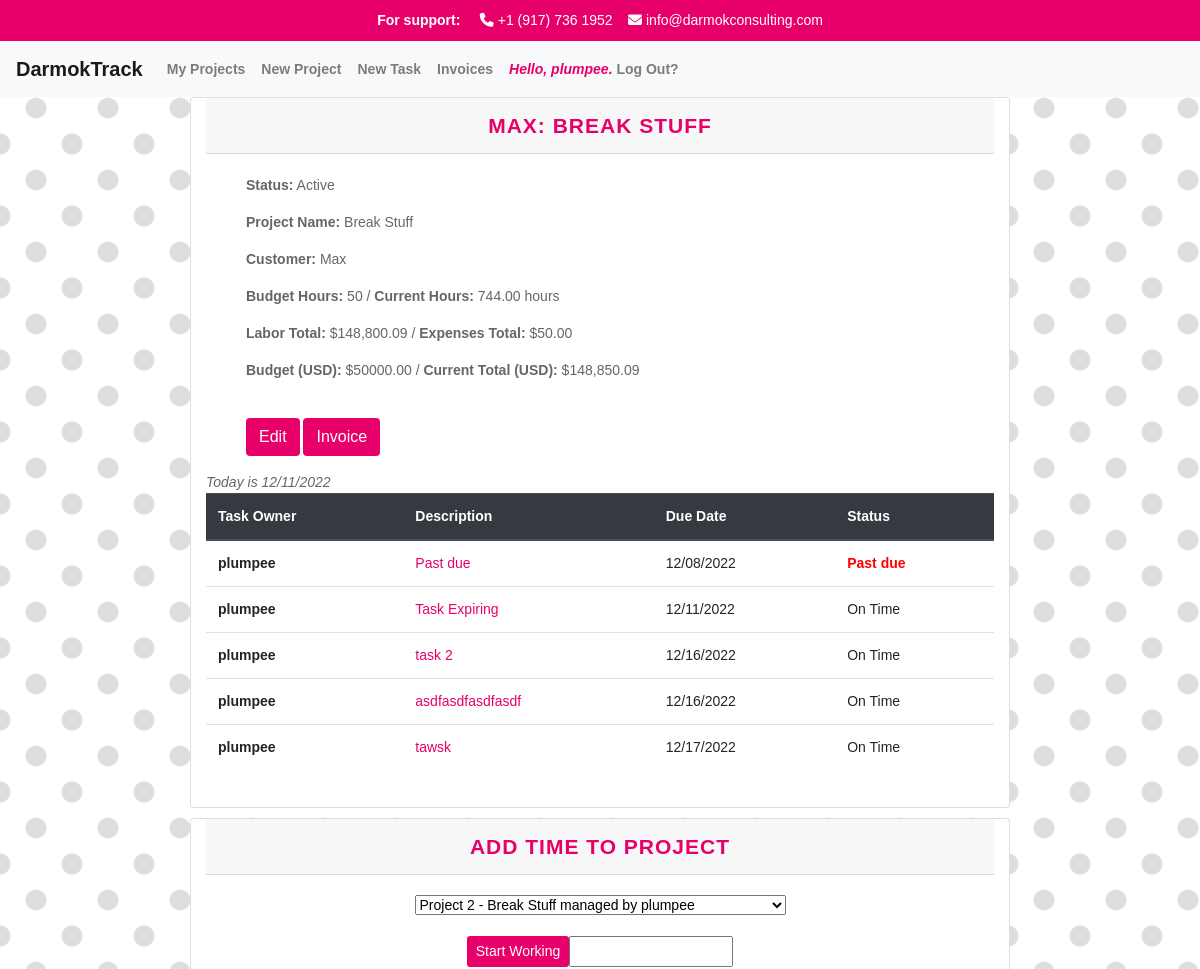
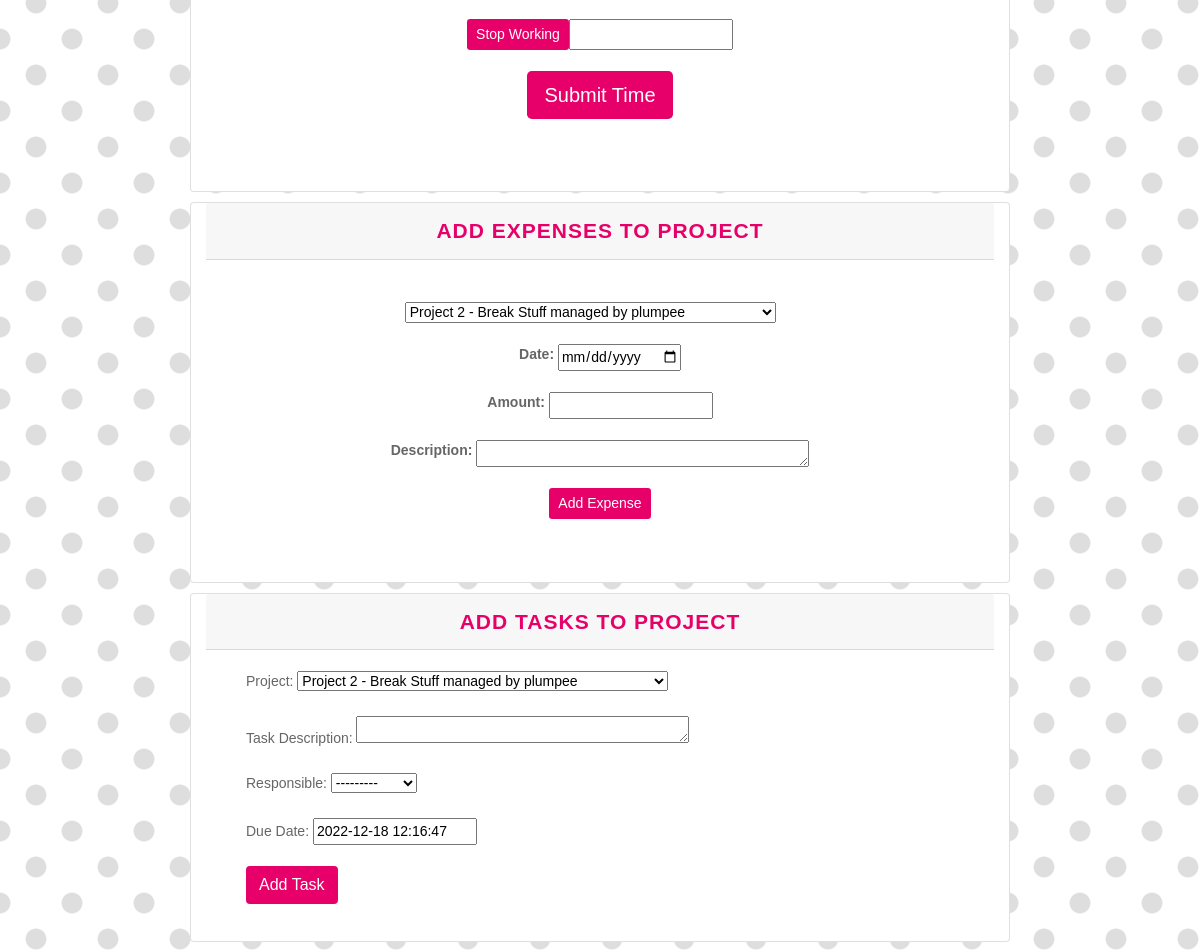
/project/2 (signed in), run on the app's committed database (2 pictures, top to bottom).
### apps/track/models.py (models this page shows, shortened)
class User(AbstractUser):
    def __str__(self):
        return self.username

class Project(models.Model):
    PENDING = 'pending'
    PAID = 'paid'
    CREDIT_MEMO = 'credit_memo'
    CHOICES_STATUS = {
        (PENDING, 'pending'),
        (PAID, 'paid'),
        (CREDIT_MEMO, 'credit_memo'),
    }
    project_manager = models.ForeignKey(User, related_name='project_manager', on_delete=models.CASCADE)
    name = models.CharField("Project Name", max_length=250)
    start = models.DateTimeField(auto_now_add=True)
    customer = models.CharField(max_length=250)
    budget_hours = models.IntegerField(default=0)
    budget_dollars = models.DecimalField(max_digits=10, decimal_places=2, default=0.00)
    is_active = models.BooleanField("Active", default=True)
    projects = models.ForeignKey(User, blank=True, related_name="project_list", on_delete=models.CASCADE)
    time_models = models.ManyToManyField(TimeModel, related_name='projects')
    invoice_status = models.CharField(max_length=25, choices=CHOICES_STATUS, default=PENDING)
    class Meta:
        ordering = ['-start']
    def __str__(self):
        return f"Project {self.id} - {self.name} managed by {self.project_manager.username}"
    def get_elapsed_time(self):
        elapsed_time = self.timemodel_set.all().aggregate(Sum('elapsed_time'))
        if elapsed_time['elapsed_time__sum'] is None:
            return 0
        elapsed_time_seconds = elapsed_time['elapsed_time__sum']
        elapsed_time_timedelta = timedelta(seconds=elapsed_time_seconds)
        elapsed_time_hours = elapsed_time_timedelta / timedelta(hours=1)
        return elapsed_time_hours

class ProjectTask(models.Model):
    TODO = 'todo'
    COMPLETE = 'complete'
    CANCELED = 'canceled'
    CHOICES_STATUS = {
        (TODO, 'todo'),
        (COMPLETE, 'complete'),
        (CANCELED, 'canceled'),
    }
    project = models.ForeignKey(Project, related_name="tasks", on_delete=models.CASCADE)
    description = models.CharField("Task Description", max_length=250)
    task_owner = models.ForeignKey(User, related_name='task_owner', on_delete=models.CASCADE)
    created = models.DateTimeField(auto_now_add=True)
    status = models.CharField(max_length=25, choices=CHOICES_STATUS, default=TODO)
    due_date = models.DateTimeField(default=default_future)
    class Meta:
        ordering = ['due_date']

### apps/track/views.py (the view, shortened to what this page needs)
# urls.py: path("project/<int:id>", views.project, name="project"),
def project(request, id):
    projects = Project.objects.filter(id=id)
    project = Project.objects.get(id=id)
    time_models = project.time_models.all()
    form = AddTaskForm(initial={'project': project})
    timeform = TimeForm(initial={'project': project})
    tasks = ProjectTask.objects.filter(project=project)
    expenseform = ExpenseForm(initial={'project': project})
    expenses = Expense.objects.filter(project=project)
    total_expenses = sum([expense.amount for expense in expenses])
    tasks_todo = ProjectTask.objects.filter(project=project, status=ProjectTask.TODO)
    tasks_complete = ProjectTask.objects.filter(project=project, status=ProjectTask.COMPLETE)
    tasks_canceled = ProjectTask.objects.filter(project=project, status=ProjectTask.CANCELED)
    elapsed_time = project.get_elapsed_time()
    elapsed_time = Decimal(elapsed_time)
    project_total = elapsed_time * 200 + total_expenses
    return render(request, "track/project.html", {
        "projects": projects,
        "id": id,
        "tasks_todo": tasks_todo,
        "tasks_complete": tasks_complete,
        "tasks_canceled": tasks_canceled,
        "form": form,
        "timeform": timeform,
        "project": project,
        "time_models": time_models,
        "elapsed_time": elapsed_time,
        "tasks": tasks,
        "expenseform": expenseform,
        "expenses": expenses,
        "total_expenses": total_expenses,
        "project_total": project_total,
    })

### apps/track/forms.py
class AddTaskForm(forms.ModelForm):
    class Meta:
        model = ProjectTask
        fields =('project', 'description', 'task_owner', 'due_date',)
        labels = {
            'project': ('Project'),
            'description': ('Task Description'),
            'task_owner': ('Responsible'),
            'due_date': ('Due Date'),
        }
        widgets = {
            'description': forms.Textarea(attrs={'rows': 1}),
        }

class TimeForm(forms.ModelForm):
    class Meta:
        model = TimeModel
        fields = ('start_time', 'end_time', 'project', )
        widgets = {
            'start_time': forms.TextInput(attrs={'id': 'start_time'}),
            'end_time': forms.TextInput(attrs={'id': 'end_time'}),
            'project': Select(),
        }
    project = forms.ModelChoiceField(queryset=Project.objects.all())

### apps/track/models.py (called while the page is built)
def default_future():
        return timezone.now() + timezone.timedelta(days=7)

### apps/track/templates/track/project.html (shortened to what this page needs)
{% extends 'track/layout.html' %}
{% load mathfilters %}
{% load humanize %}
{% load static %}
{% block body %}
    {% if user.is_authenticated %}
        <div class="row">
        {% for project in projects %}
        <div class="card col-sm-8">
            <div class="card-header">
                <h3 class="card-title mb-0">
                    {{ project.customer }}: {{ project.name }}
                </h3>
            </div>
                    <br>
                    <ul><strong>Status:</strong>
                        {% if project.is_active %}
                        Active
                        {% else %}
                        <div class="inactive">
                            Inactive
                        </div>
                        {% endif %}
                    </ul>
                    <ul><strong>Project Name:</strong> {{ project.name }}</ul>
                    <ul><strong>Customer:</strong> {{ project.customer }}</ul>
                    <ul><strong>Budget Hours:</strong> {{ project.budget_hours }} / <strong>Current Hours:</strong>
                        {{ elapsed_time|floatformat:2 }} hours</ul>
                    <ul><strong>Labor Total:</strong> ${{ elapsed_time|mul:200|floatformat:2|intcomma }} / <strong>Expenses Total:</strong> ${{ total_expenses|floatformat:2|intcomma }}</ul>
                    <ul><strong>Budget (USD):</strong> ${{ project.budget_dollars }} / <strong>Current Total (USD):</strong> ${{ project_total|floatformat:2|intcomma }}
                    </ul>
                    <br>
                    {% if project.is_active %}
                    <ul>
                        <a href="{% url 'edit_project' project.id %}" data-id="{{ project.id }}"><button type="button" class="btn btn-darmok">Edit</button></a>
                        <a href="{% url 'invoice' project_id=project.id %}" data-id="{{ project.id }}"><button type="button" class="btn btn-darmok">Invoice</button></a>
                    </ul>
                    {% else %}
                    <ul>
                        <button type="button" class="btn btn-secondary" disabled>Edit</button>
                        <a href="{% url 'invoice' project_id=project.id %}" data-id="{{ project.id }}"><button type="button" class="btn btn-darmok">Invoice</button></a>
                    </ul>
                    {% endif %}
                    {% if tasks_todo %}
                                <em>Today is {% now "SHORT_DATE_FORMAT" %}</em>
                                <table class="table">
                                    <thead class="thead-dark">
                                        <tr>
                                            <th scope="col">Task Owner</th>
                                            <th scope="col">Description</th>
                                            <th scope="col">Due Date</th>
                                            <th scope="col">Status</th>
                                        </tr>
                                    </thead>
                                    {% for task in tasks_todo %}
                                        <tr>
                                            <th scope="row">{{ task.task_owner }}</th>
                                            <td><a href="{% url 'update_task' task.pk %}">{{ task.description }}</a></td>
                                            <td>{{ task.due_date|date:"SHORT_DATE_FORMAT" }}</td>
                                            {% now "Y-m-d" as todays_date %}{% if todays_date > task.due_date|date:"Y-m-d" %}
                                            <td id="alert">Past due</id>{% else %}<td>On Time{% endif %}</td>
                                        </tr>
                                        {% endfor %}
                                    </table>
                                {% endif %}
                                <br>
                </div>
                <div class="card col-sm-8">
                    <div class="card-header">
                        <h3 class="card-title mb-0">
                            Add Time to Project
                        </h3>
                    </div>
                    <div class="{% if project.is_active %}card-body{% else %}card-body bg-inactive{% endif %}">
                        <form action="" method="post">
                            <div class="row justify-content-center">
                            {{ timeform.project }}
                            </div>
                            <br>
                            <div class="row justify-content-center">
                            <input type="button" class="btn btn-darmok btn-sm" value="Start Working" onclick="addCurrentTime('start_time')" /> {{ timeform.start_time }}
                            </div>
                            <br>
                            <div class="row justify-content-center">
                            <input type="button" class="btn btn-darmok btn-sm" value="Stop Working" onclick="addCurrentTime('end_time')" /> {{ timeform.end_time }}
                            </div>
                            <br>
                            <div class="row justify-content-center">
                            <button type="submit" class="btn btn-darmok btn-lg center" value="Submit">Submit Time</button>
                            </div>
                        </form>
                        <br>
                        <br>
                    </div>
                </div>
                <div class="card col-sm-8">
                    <div class="card-header">
                        <h3 class="card-title mb-0">
                            Add Expenses to Project
                        </h3>
                    </div>
                        <br>
                        <br>
                        <form action="" method = "post">
                            <div class="row justify-content-center">
                            {{ expenseform.project }} &nbsp; &nbsp; &nbsp;
                            </div>
                            <br>
                            <div class="row justify-content-center">
                            <strong>Date:</strong> &nbsp; {{ expenseform.date }}
                            </div>
                            <br>
                            <div class="row justify-content-center">
                                <strong>Amount:</strong> &nbsp;{{ expenseform.amount }}
                            </div>
                            <br>
                            <div class="row justify-content-center">
                                <strong>Description:</strong> &nbsp;{{ expenseform.description }}
                            </div>
                            <br>
                            <div class="row justify-content-center">
                                <button class="btn btn-darmok btn-sm" type = "submit">Add Expense</button>
                            </div>
                            <br>
                        </form>
                        <br>
                        <br>
                    </div>
                    <div class="card col-sm-8">
                        <div class="card-header">
                            <h3 class="card-title mb-0">
                                Add Tasks to Project
                            </h3>
                        </div>
                        <br>
                        {% if project.is_active %}
<ul>
                            <form id = "add-task-form" method="POST" action="">
                                {{ form.as_p }}
                                <button type="submit" class="btn btn-darmok">Add Task</button>
                            </form>
                            </ul>
                                <br>
                        {% endif %}
                    </div>
                </div>
        {% endfor %}
    </div>
    {% endif %}
{% endblock %}

### apps/track/templates/track/layout.html (shortened to what this page needs)
{% load static %}
<!DOCTYPE html>
<html lang="en">
    <head>
      <link rel="stylesheet" href="https://stackpath.bootstrapcdn.com/bootstrap/4.4.1/css/bootstrap.min.css">
        <link href="{% static '/styles.css' %}" rel="stylesheet">
    </head>
    <body>
        <div class="top-bar">
            <strong>For support:</strong> &nbsp;&nbsp;&nbsp;
            <i class="fa-solid fa-phone"></i> +1 (917) 736 1952&nbsp;&nbsp;&nbsp;
            <i class="fa-solid fa-envelope"></i> info@darmokconsulting.com
        </div>
        <nav class="navbar navbar-expand-lg navbar-light bg-light">
            <a class="navbar-brand" href="{% url 'index' %}">DarmokTrack</a>
                <div class="collapse navbar-collapse" id="navbarSupportedContent">
                  <ul class="navbar-nav mr-auto">
                    {% if user.is_authenticated %}
                    <li class="nav-item">
                        <a class="nav-link" href="{% url 'projects' %}">My Projects</a>
                    <li class="nav-item">
                        <a class="nav-link" href="{% url 'create_project' %}">New Project</a>
                    </li>
                    <li class="nav-item">
                        <a class="nav-link" href="{% url 'create_task' %}">New Task</a>
                    </li>
                    <li class="nav-item">
                        <a class="nav-link" href="{% url 'invoices_list' %}">Invoices</a>
                    </li>
                    <li class="nav-item">
                        <a class="nav-link" href="{% url 'logout' %}"><em class="greeting">Hello, {{ user.username }}.</em> Log Out?</a>
                    </li>
                {% endif %}
                </div>
            </nav>
        <div class="body">
            {% block body %}
            {% endblock %}
    </body>
</html>

### apps/track/static/styles.css (style rules this page uses)
body { font-family: Helvetica, Arial, Lucida, sans-serif; font-size: 14px; color: #666; background-image: radial-gradient(rgb(222, 222, 222) 19.2%, transparent 21.6%), radial-gradient(rgb(222, 222, 222) 19.2%, transparent 21.6%); background-position: 0px 0px, 36px 36px; background-size: 72px 72px; background-color: rgb(255, 255, 255); }
a { color: #e7006a; }
h3 { font-family: 'Fjalla One', Helvetica, Arial, Lucida, sans-serif; font-size: 1.5em; font-weight: 700; text-transform: uppercase; color: #e7006a; letter-spacing: 1px; text-align: center; padding: 3px; }
.btn-darmok { color: white !important; background-color: #e7006a !important; }
.nav-item { font-weight: bold; }
.top-bar { background-color: #e7006a; color: #fff; text-align: center; padding: 10px; }
.greeting { color: #e7006a; }
.card { margin: 0 auto; float: none; margin-bottom: 10px; }
.navbar-brand { font-weight: bold; font-family: 'Fjalla One', Arial, Helvetica, sans-serif; }
.card-header { background-color: #f7f7f7; }
#alert { color: red !important; font-weight: bold !important; }
.center { margin: 0 auto; float: none; margin-bottom: 10px; }

### data on the page
User: username "plumpee"
Project: customer "MAX", name "BREAK STUFF", is_active "Active", name "Break Stuff", customer "Max", budget_hours "50", elapsed_time "744.00", elapsed_time "148,800.09", budget_hours "50.00", budget_dollars "50000.00", project_total "148,850.09", now "12/11/2022", due_date "2022-12-18 12:16:47"
ProjectTask: task_owner "plumpee", description "Past due", due_date "12/08/2022"
ProjectTask: task_owner "plumpee", description "Task Expiring", due_date "12/11/2022", shows "On Time"
ProjectTask: task_owner "plumpee", description "task 2", due_date "12/16/2022", shows "On Time"
ProjectTask: task_owner "plumpee", description "asdfasdfasdfasdf", due_date "12/16/2022", shows "On Time"
ProjectTask: task_owner "plumpee", description "tawsk", due_date "12/17/2022", shows "On Time"
